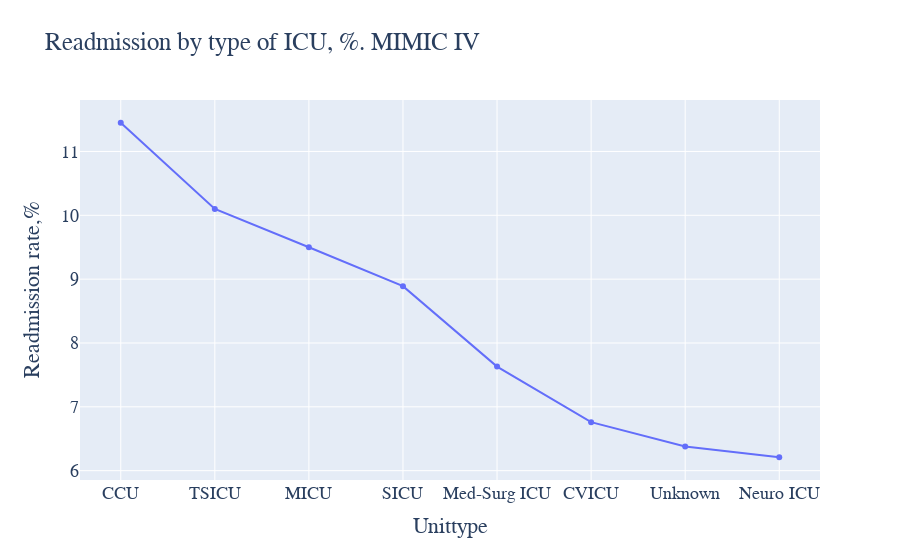

Source (notebook cell):
### Code cell
fig = go.Figure()

fig.add_trace(go.Scatter(
    x=readmission_rate_by_unittype_mimic_plot['unittype'],
    y=readmission_rate_by_unittype_mimic_plot['perc'],
    #name = 'Life expectancy in Canada', # Style name/legend entry with html tags
    connectgaps=True # override default to connect the gaps
))

fig.update_layout(
    title="Readmission by type of ICU, %. MIMIC IV",
    xaxis_title="Unittype",
    yaxis_title="Readmission rate,%",
    font=dict(
        family="Courier New, monospace",
        size=18,
        #color="#7f7f7f"
    )
)

### Figure 1 — Plotly figure (JSON) as saved in the notebook; plotly's stock layout.template omitted (floating-point values rounded to 4 significant figures)
{"data": [{"connectgaps": true, "type": "scatter", "x": ["CCU", "TSICU", "MICU", "SICU", "Med-Surg ICU", "CVICU", "Unknown", "Neuro ICU"], "y": [11.45, 10.1, 9.5, 8.89, 7.63, 6.76, 6.38, 6.21]}], "layout": {"autosize": true, "font": {"family": "Courier New, monospace", "size": 18}, "title": {"text": "Readmission by type of ICU, %. MIMIC IV"}, "xaxis": {"autorange": true, "range": [-0.3995, 7.4], "title": {"text": "Unittype"}, "type": "category"}, "yaxis": {"autorange": true, "range": [5.778, 11.88], "title": {"text": "Readmission rate,%"}, "type": "linear"}}}
